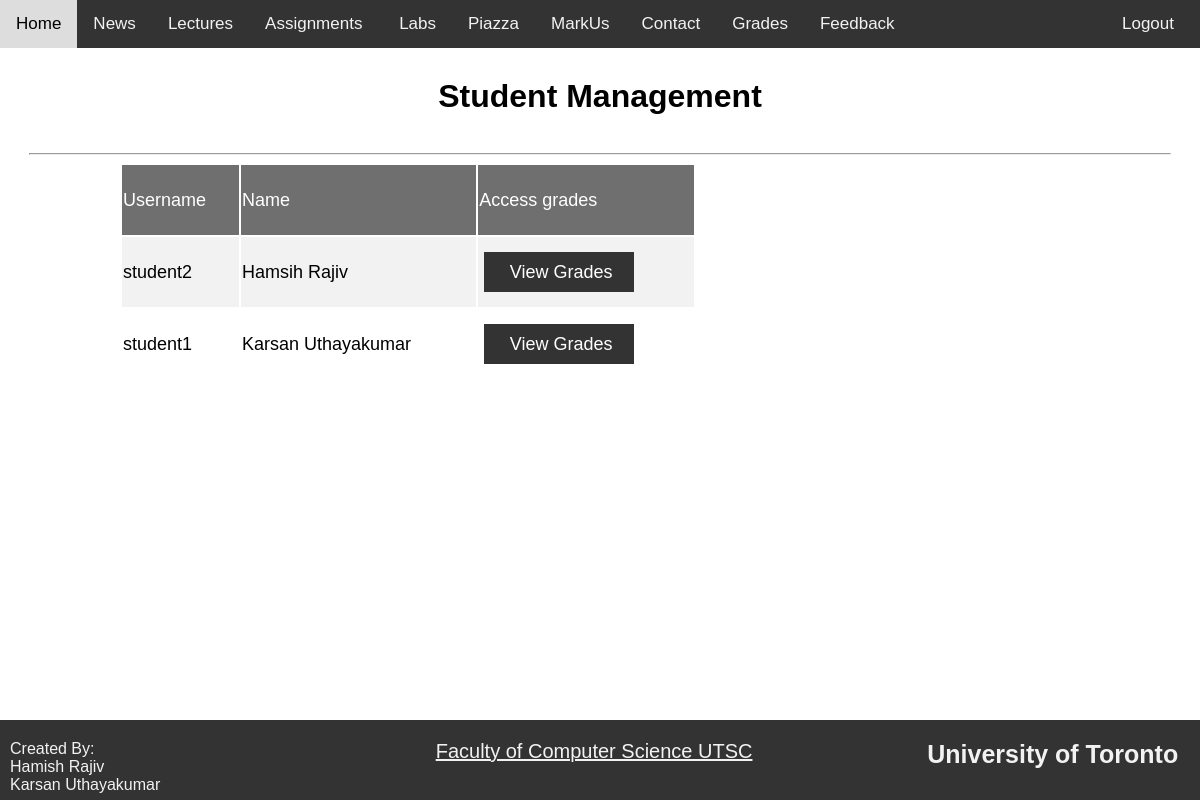
The app's page /showMyStudents (signed in), older data.
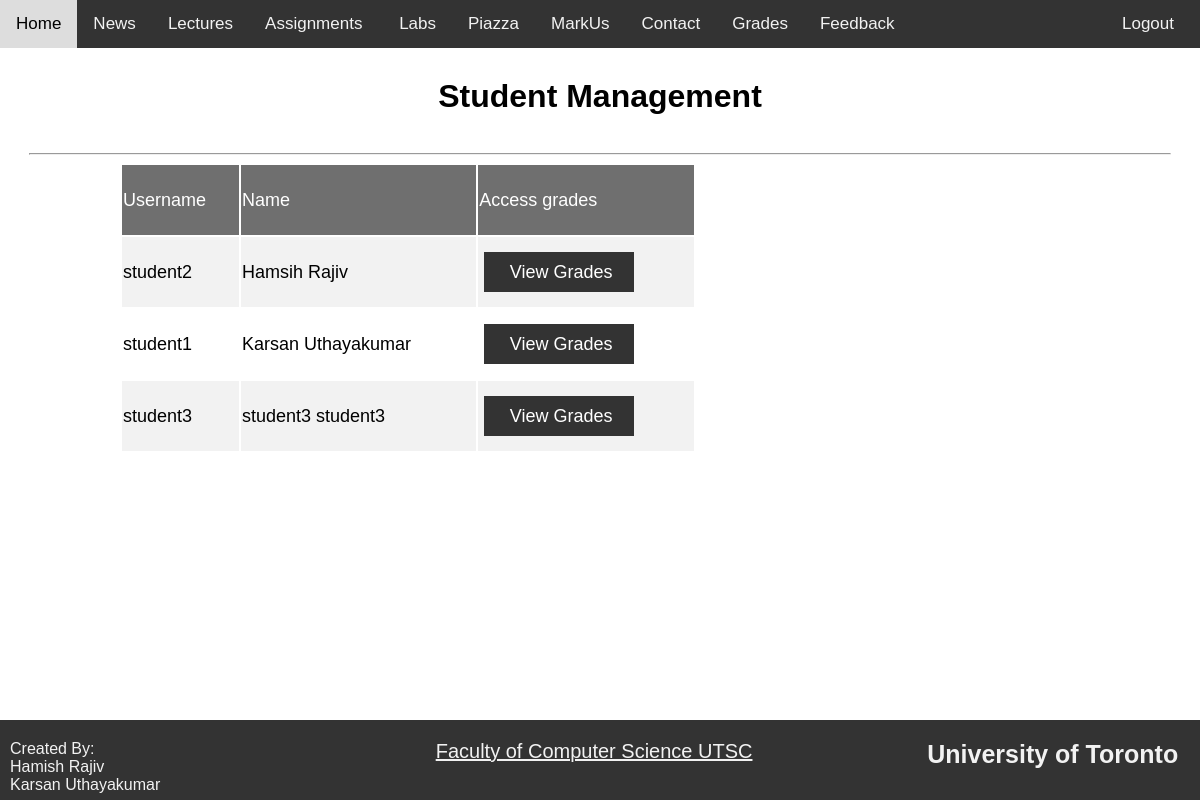
The same page, newer data.
### databaseSchema.py (models this page shows)
class Student(Base):
    __tablename__ = "student"
    id = Column(Integer, primary_key=True)
    userId = Column(Integer,  ForeignKey('user.id'))
    username = Column(String, unique=True)
    firstName = Column(String)
    lastName = Column(String)
    instructor = relationship(
        "Instructor",
        secondary=association_table,
        back_populates="student")
    user = relationship("User", back_populates="student")
    grades = relationship("Grades", uselist=False, back_populates="student")

### app.py (the view)
@app.route('/showMyStudents')
def showMyStudents():
    myStudents = s.query(Instructor).filter_by(username=session.get("userName")).first().student
    return render_template("showMyStudents.html", myStudents =myStudents, accType=session.get("accountType"))

### app.py (called while the page is built)
@app.teardown_request
def remove_session(ex=None):
    s.remove()

### templates/showMyStudents.html
{% extends "layout.html" %}
{% block content %}
<div class="pageHeader">
    <h1> Student Management</h1>
</div>
<hr>
<div class="content">
    <table id="viewMyStudentsTable">
    <tbody>
        <tr>
            <td> Username</td>
            <td> Name</td>
            <td> Access grades</td>
        </tr>
           {% for s in myStudents %}
           <tr>
            <td> {{s.username}}</td>
            <td> {{s.firstName}} {{s.lastName}}</td>
             <td> <form class="remarkRequestForm" action="/redirect-editStudentGrade"  method="POST">
                 <input   id = submitButton name={{s.username}} type="submit" value="View Grades">
            </form></td>
            {% endfor %}
           </tr>
    </tbody>
</table>
</div>
{% endblock %}

Row changes from the older to the newer data that the page shows:
added Student: username "student3", firstName "student3", lastName "student3"
